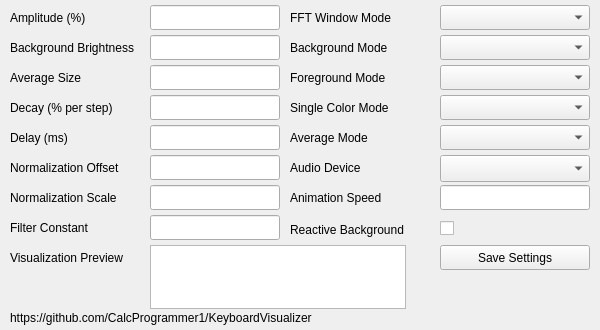
<?xml version="1.0" encoding="UTF-8"?>
<ui version="4.0">
 <class>KeyboardVisualizerDlg</class>
 <widget class="QMainWindow" name="KeyboardVisualizerDlg">
  <property name="geometry">
   <rect>
    <x>0</x>
    <y>0</y>
    <width>600</width>
    <height>330</height>
   </rect>
  </property>
  <property name="windowTitle">
   <string>Keyboard Visualizer 3.02</string>
  </property>
  <widget class="QWidget" name="centralWidget">
   <widget class="QLabel" name="label_Amplitude">
    <property name="geometry">
     <rect>
      <x>10</x>
      <y>10</y>
      <width>140</width>
      <height>16</height>
     </rect>
    </property>
    <property name="text">
     <string>Amplitude (%)</string>
    </property>
   </widget>
   <widget class="QLineEdit" name="lineEdit_Amplitude">
    <property name="geometry">
     <rect>
      <x>150</x>
      <y>5</y>
      <width>130</width>
      <height>25</height>
     </rect>
    </property>
   </widget>
   <widget class="QLabel" name="label_Background_Brightness">
    <property name="geometry">
     <rect>
      <x>10</x>
      <y>40</y>
      <width>140</width>
      <height>16</height>
     </rect>
    </property>
    <property name="text">
     <string>Background Brightness</string>
    </property>
   </widget>
   <widget class="QLineEdit" name="lineEdit_Background_Brightness">
    <property name="geometry">
     <rect>
      <x>150</x>
      <y>35</y>
      <width>130</width>
      <height>25</height>
     </rect>
    </property>
   </widget>
   <widget class="QLabel" name="label_Average_Size">
    <property name="geometry">
     <rect>
      <x>10</x>
      <y>70</y>
      <width>140</width>
      <height>16</height>
     </rect>
    </property>
    <property name="text">
     <string>Average Size</string>
    </property>
   </widget>
   <widget class="QLineEdit" name="lineEdit_Average_Size">
    <property name="geometry">
     <rect>
      <x>150</x>
      <y>65</y>
      <width>130</width>
      <height>25</height>
     </rect>
    </property>
   </widget>
   <widget class="QLabel" name="label_Decay">
    <property name="geometry">
     <rect>
      <x>10</x>
      <y>100</y>
      <width>140</width>
      <height>16</height>
     </rect>
    </property>
    <property name="text">
     <string>Decay (% per step)</string>
    </property>
   </widget>
   <widget class="QLineEdit" name="lineEdit_Decay">
    <property name="geometry">
     <rect>
      <x>150</x>
      <y>95</y>
      <width>130</width>
      <height>25</height>
     </rect>
    </property>
   </widget>
   <widget class="QLabel" name="label_Delay">
    <property name="geometry">
     <rect>
      <x>10</x>
      <y>130</y>
      <width>140</width>
      <height>16</height>
     </rect>
    </property>
    <property name="text">
     <string>Delay (ms)</string>
    </property>
   </widget>
   <widget class="QLineEdit" name="lineEdit_Delay">
    <property name="geometry">
     <rect>
      <x>150</x>
      <y>125</y>
      <width>130</width>
      <height>25</height>
     </rect>
    </property>
   </widget>
   <widget class="QLabel" name="label_Normalization_Offset">
    <property name="geometry">
     <rect>
      <x>10</x>
      <y>160</y>
      <width>140</width>
      <height>16</height>
     </rect>
    </property>
    <property name="text">
     <string>Normalization Offset</string>
    </property>
   </widget>
   <widget class="QLineEdit" name="lineEdit_Normalization_Offset">
    <property name="geometry">
     <rect>
      <x>150</x>
      <y>155</y>
      <width>130</width>
      <height>25</height>
     </rect>
    </property>
   </widget>
   <widget class="QLabel" name="label_Normalization_Scale">
    <property name="geometry">
     <rect>
      <x>10</x>
      <y>190</y>
      <width>140</width>
      <height>16</height>
     </rect>
    </property>
    <property name="text">
     <string>Normalization Scale</string>
    </property>
   </widget>
   <widget class="QLineEdit" name="lineEdit_Normalization_Scale">
    <property name="geometry">
     <rect>
      <x>150</x>
      <y>185</y>
      <width>130</width>
      <height>25</height>
     </rect>
    </property>
   </widget>
   <widget class="QLabel" name="label_FFT_Window_Mode">
    <property name="geometry">
     <rect>
      <x>290</x>
      <y>10</y>
      <width>140</width>
      <height>16</height>
     </rect>
    </property>
    <property name="text">
     <string>FFT Window Mode</string>
    </property>
   </widget>
   <widget class="QComboBox" name="comboBox_FFT_Window_Mode">
    <property name="geometry">
     <rect>
      <x>440</x>
      <y>5</y>
      <width>150</width>
      <height>25</height>
     </rect>
    </property>
   </widget>
   <widget class="QLabel" name="label_Background_Mode">
    <property name="geometry">
     <rect>
      <x>290</x>
      <y>40</y>
      <width>140</width>
      <height>16</height>
     </rect>
    </property>
    <property name="text">
     <string>Background Mode</string>
    </property>
   </widget>
   <widget class="QComboBox" name="comboBox_Background_Mode">
    <property name="geometry">
     <rect>
      <x>440</x>
      <y>35</y>
      <width>150</width>
      <height>25</height>
     </rect>
    </property>
   </widget>
   <widget class="QLabel" name="label_Foreground_Mode">
    <property name="geometry">
     <rect>
      <x>290</x>
      <y>70</y>
      <width>140</width>
      <height>16</height>
     </rect>
    </property>
    <property name="text">
     <string>Foreground Mode</string>
    </property>
   </widget>
   <widget class="QComboBox" name="comboBox_Foreground_Mode">
    <property name="geometry">
     <rect>
      <x>440</x>
      <y>65</y>
      <width>150</width>
      <height>25</height>
     </rect>
    </property>
   </widget>
   <widget class="QLabel" name="label_Single_Color_Mode">
    <property name="geometry">
     <rect>
      <x>290</x>
      <y>100</y>
      <width>140</width>
      <height>16</height>
     </rect>
    </property>
    <property name="text">
     <string>Single Color Mode</string>
    </property>
   </widget>
   <widget class="QComboBox" name="comboBox_Single_Color_Mode">
    <property name="geometry">
     <rect>
      <x>440</x>
      <y>95</y>
      <width>150</width>
      <height>25</height>
     </rect>
    </property>
   </widget>
   <widget class="QLabel" name="label_Average_Mode">
    <property name="geometry">
     <rect>
      <x>290</x>
      <y>130</y>
      <width>140</width>
      <height>16</height>
     </rect>
    </property>
    <property name="text">
     <string>Average Mode</string>
    </property>
   </widget>
   <widget class="QComboBox" name="comboBox_Average_Mode">
    <property name="geometry">
     <rect>
      <x>440</x>
      <y>125</y>
      <width>150</width>
      <height>25</height>
     </rect>
    </property>
   </widget>
   <widget class="QLabel" name="label_Animation_Speed">
    <property name="geometry">
     <rect>
      <x>290</x>
      <y>190</y>
      <width>140</width>
      <height>16</height>
     </rect>
    </property>
    <property name="text">
     <string>Animation Speed</string>
    </property>
   </widget>
   <widget class="QLineEdit" name="lineEdit_Animation_Speed">
    <property name="geometry">
     <rect>
      <x>440</x>
      <y>185</y>
      <width>150</width>
      <height>25</height>
     </rect>
    </property>
   </widget>
   <widget class="QGraphicsView" name="graphicsView_Visualization_Preview">
    <property name="geometry">
     <rect>
      <x>150</x>
      <y>245</y>
      <width>256</width>
      <height>64</height>
     </rect>
    </property>
    <property name="sizePolicy">
     <sizepolicy hsizetype="Fixed" vsizetype="Fixed">
      <horstretch>0</horstretch>
      <verstretch>0</verstretch>
     </sizepolicy>
    </property>
    <property name="minimumSize">
     <size>
      <width>256</width>
      <height>64</height>
     </size>
    </property>
    <property name="maximumSize">
     <size>
      <width>256</width>
      <height>64</height>
     </size>
    </property>
    <property name="verticalScrollBarPolicy">
     <enum>Qt::ScrollBarAlwaysOff</enum>
    </property>
    <property name="horizontalScrollBarPolicy">
     <enum>Qt::ScrollBarAlwaysOff</enum>
    </property>
    <property name="interactive">
     <bool>false</bool>
    </property>
   </widget>
   <widget class="QLabel" name="label_Visualization_Preview">
    <property name="geometry">
     <rect>
      <x>10</x>
      <y>250</y>
      <width>140</width>
      <height>16</height>
     </rect>
    </property>
    <property name="text">
     <string>Visualization Preview</string>
    </property>
   </widget>
   <widget class="QPushButton" name="pushButton_Save_Settings">
    <property name="geometry">
     <rect>
      <x>440</x>
      <y>245</y>
      <width>150</width>
      <height>25</height>
     </rect>
    </property>
    <property name="text">
     <string>Save Settings</string>
    </property>
   </widget>
   <widget class="QLabel" name="label_GitHub_URL">
    <property name="geometry">
     <rect>
      <x>10</x>
      <y>310</y>
      <width>581</width>
      <height>16</height>
     </rect>
    </property>
    <property name="text">
     <string>https://github.com/CalcProgrammer1/KeyboardVisualizer</string>
    </property>
   </widget>
   <widget class="QCheckBox" name="checkBox_Reactive_Background">
    <property name="geometry">
     <rect>
      <x>440</x>
      <y>215</y>
      <width>150</width>
      <height>26</height>
     </rect>
    </property>
    <property name="text">
     <string/>
    </property>
   </widget>
   <widget class="QLabel" name="label_Reactive_Background">
    <property name="geometry">
     <rect>
      <x>290</x>
      <y>220</y>
      <width>140</width>
      <height>20</height>
     </rect>
    </property>
    <property name="text">
     <string>Reactive Background</string>
    </property>
   </widget>
   <widget class="QLabel" name="label_Audio_Device">
    <property name="geometry">
     <rect>
      <x>290</x>
      <y>160</y>
      <width>140</width>
      <height>16</height>
     </rect>
    </property>
    <property name="text">
     <string>Audio Device</string>
    </property>
   </widget>
   <widget class="QComboBox" name="comboBox_Audio_Device">
    <property name="geometry">
     <rect>
      <x>440</x>
      <y>155</y>
      <width>150</width>
      <height>27</height>
     </rect>
    </property>
   </widget>
   <widget class="QLineEdit" name="lineEdit_Filter_Constant">
    <property name="geometry">
     <rect>
      <x>150</x>
      <y>215</y>
      <width>130</width>
      <height>25</height>
     </rect>
    </property>
   </widget>
   <widget class="QLabel" name="label_Filter_Constant">
    <property name="geometry">
     <rect>
      <x>10</x>
      <y>220</y>
      <width>140</width>
      <height>16</height>
     </rect>
    </property>
    <property name="text">
     <string>Filter Constant</string>
    </property>
   </widget>
  </widget>
 </widget>
 <layoutdefault spacing="6" margin="11"/>
 <resources/>
 <connections/>
</ui>
